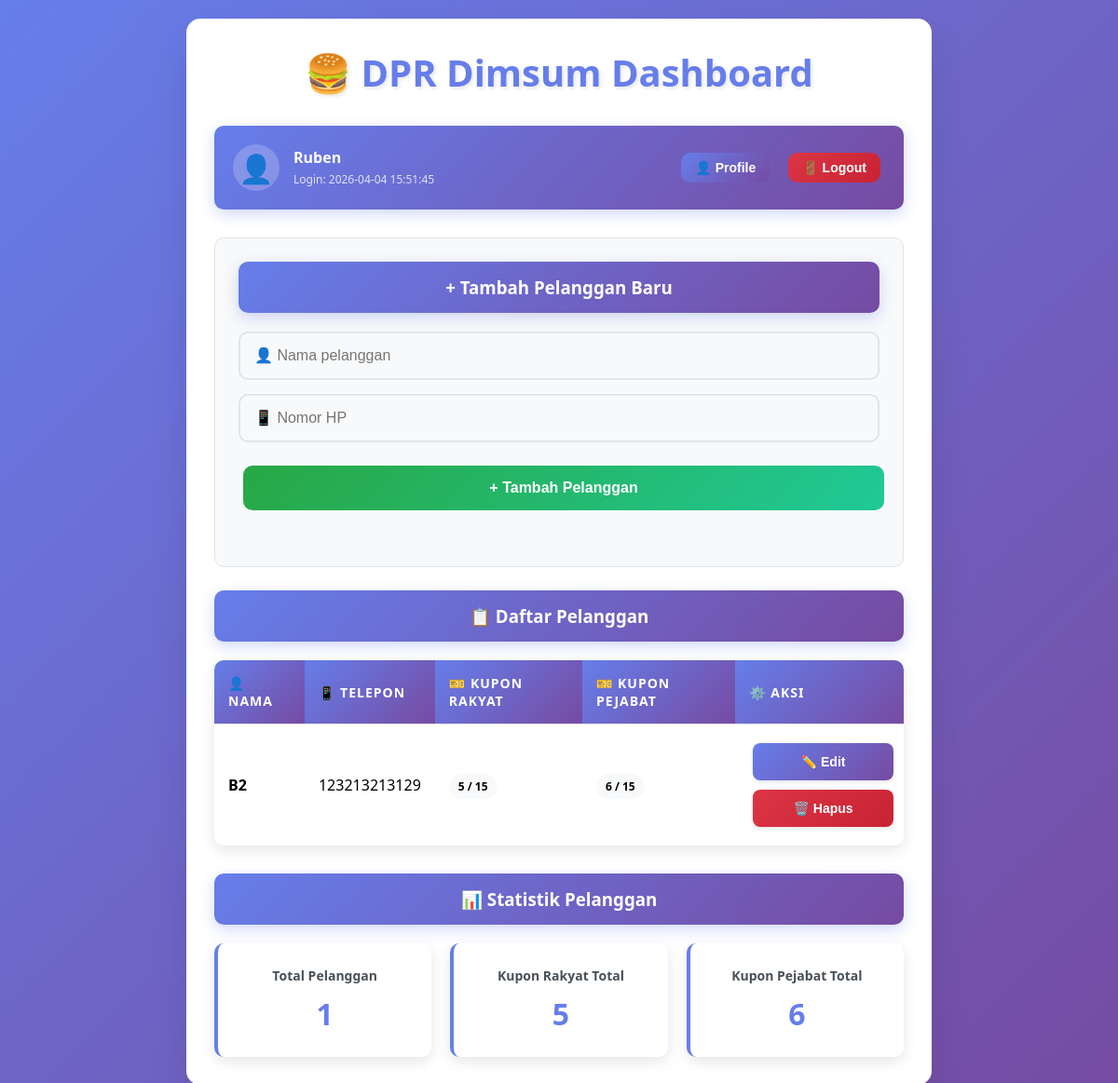
The app's page /dashboard (signed in), older data.
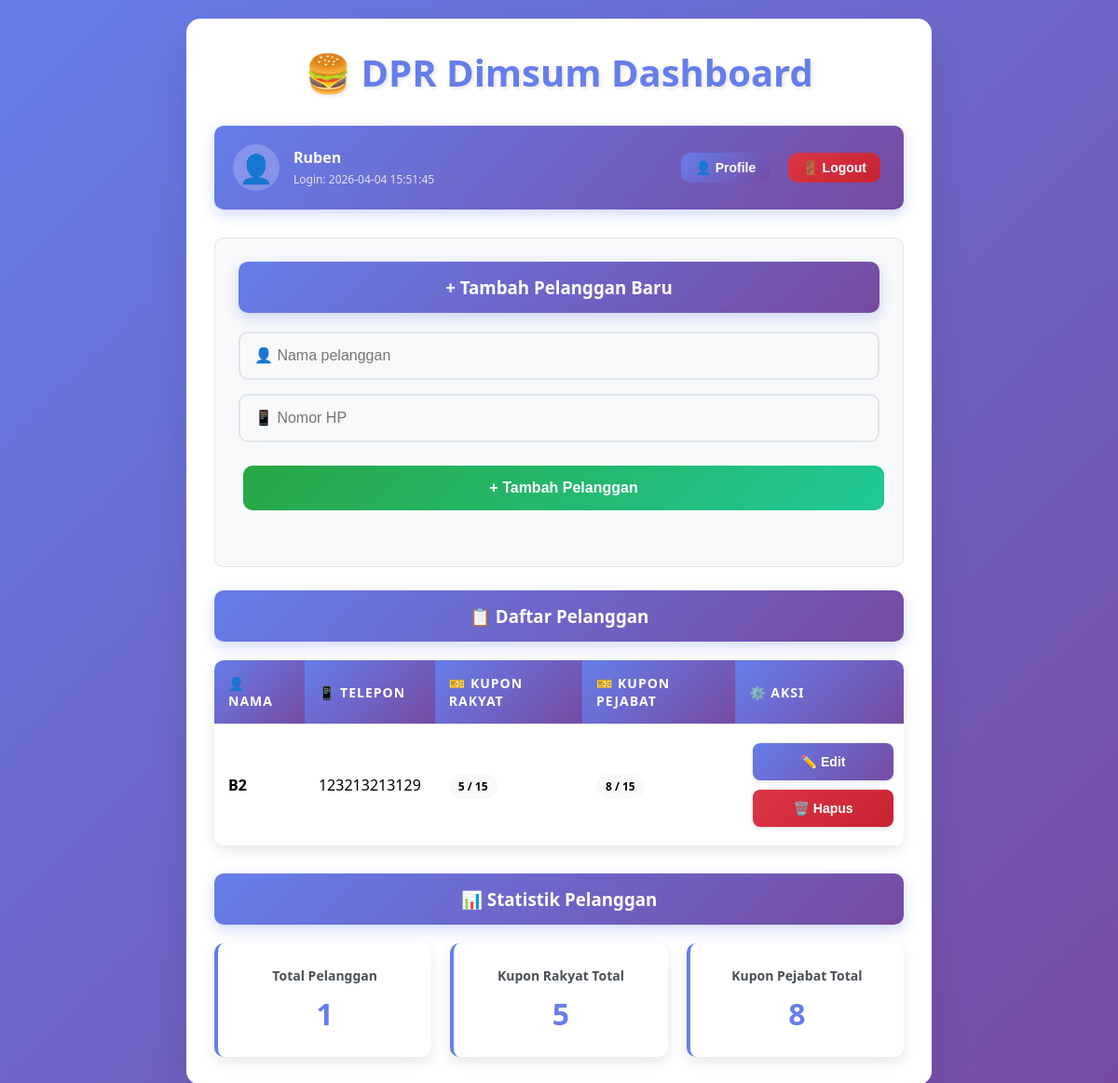
The same page, newer data.
### tables this page shows
CREATE TABLE customers(
        id INTEGER PRIMARY KEY AUTOINCREMENT,
        name TEXT,
        phone TEXT,
        rakyat INTEGER DEFAULT 0,
        pejabat INTEGER DEFAULT 0
    );

### app.py (the view)
@app.route("/dashboard")
def dashboard():
    if not is_logged_in():
        return redirect("/")
    db = get_db()
    customers = db.execute("SELECT * FROM customers ORDER BY name").fetchall()
    current_user = get_current_user()
    return render_template("dashboard.html", customers=customers, user=current_user)

### app.py (called while the page is built)
def get_db():
    conn = sqlite3.connect("database.db")
    conn.row_factory = sqlite3.Row
    return conn

def is_logged_in():
    return "login" in session and session.get("login", False)

def get_current_user():
    if is_logged_in():
        return {
            "username": session.get("username"),
            "full_name": session.get("full_name"),
            "last_login": session.get("last_login"),
        }
    return None

### templates/dashboard.html (shortened to what this page needs)
<!DOCTYPE html>
<html lang="id">
<head>
    <link rel="stylesheet" href="/static/style.css">
</head>
<body>
    <div class="container">
        <h1>🍔 DPR Dimsum Dashboard</h1>
        <div class="user-bar">
            <div class="user-info">
                <span class="user-avatar">👤</span>
                <div class="user-details">
                    <strong>{{user.full_name}}</strong>
                    <small>Login: {{user.last_login}}</small>
                </div>
            </div>
            <div class="user-actions">
                <a href="/profile" class="profile-btn">
                    <button>👤 Profile</button>
                </a>
                <a href="/logout" class="logout-btn">
                    <button class="delete-btn">🚪 Logout</button>
                </a>
            </div>
        </div>
        <div class="form-section">
            <h3><b>+</b> Tambah Pelanggan Baru</h3>
            <form action="/add_customer" method="post">
                <input type="text" name="name" placeholder="👤 Nama pelanggan" required>
                <input type="text" name="phone" placeholder="📱 Nomor HP" required>
                <button type="submit"><b>+</b> Tambah Pelanggan</button>
            </form>
        </div>
        <h3>📋 Daftar Pelanggan</h3>
        <table>
            <tr>
                <th>👤 Nama</th>
                <th>📱 Telepon</th>
                <th>🎫 Kupon Rakyat</th>
                <th>🎫 Kupon Pejabat</th>
                <th>⚙️ Aksi</th>
            </tr>
            {% for c in customers %}
            <tr>
                <td><strong>{{c.name}}</strong></td>
                <td>{{c.phone}}</td>
                <td>
                    <span class="coupon-badge {% if c.rakyat >= 15 %}coupon-complete{% endif %}">
                        {{c.rakyat}} / 15
                    </span>
                </td>
                <td>
                    <span class="coupon-badge {% if c.pejabat >= 15 %}coupon-complete{% endif %}">
                        {{c.pejabat}} / 15
                    </span>
                </td>
                <td>
                    <a href="/edit_customer/{{c.id}}">
                        <button>✏️ Edit</button>
                    </a>
                    <a href="/delete_customer/{{c.id}}"
                        onclick="return confirm('Apakah Anda yakin ingin menghapus {{c.name}}?')">
                        <button class="delete-btn">🗑️ Hapus</button>
                    </a>
                </td>
            </tr>
            {% endfor %}
        </table>
        <div class="stats-section">
            <h3>📊 Statistik Pelanggan</h3>
            <div class="stats-grid">
                <div class="stat-card">
                    <h4>Total Pelanggan</h4>
                    <span class="stat-number">{{customers|length}}</span>
                </div>
                <div class="stat-card">
                    <h4>Kupon Rakyat Total</h4>
                    <span class="stat-number">{{customers|sum(attribute='rakyat')}}</span>
                </div>
                <div class="stat-card">
                    <h4>Kupon Pejabat Total</h4>
                    <span class="stat-number">{{customers|sum(attribute='pejabat')}}</span>
                </div>
            </div>
        </div>
    </div>
</body>
</html>

### static/style.css (style rules this page uses)
* { margin: 0; padding: 0; box-sizing: border-box; }
body { font-family: "Segoe UI", Tahoma, Geneva, Verdana, sans-serif; background: linear-gradient(135deg, #667eea 0%, #764ba2 100%); min-height: 100vh; padding: 20px; }
.container { max-width: 800px; margin: 0 auto; background: white; border-radius: 15px; box-shadow: 0 20px 40px rgba(0, 0, 0, 0.1); padding: 30px; animation: slideIn 0.5s ease-out; }
h1, h2, h3 { color: hsl(0, 48%, 49%); margin-bottom: 20px; font-weight: 600; }
h1 { text-align: center; color: #667eea; font-size: 2.5em; margin-bottom: 30px; text-shadow: 2px 2px 4px rgba(0, 0, 0, 0.1); }
h3 { background: linear-gradient(135deg, #667eea, #764ba2); color: white; padding: 15px; border-radius: 10px; text-align: center; margin-bottom: 20px; box-shadow: 0 5px 15px rgba(102, 126, 234, 0.3); }
form { margin-bottom: 30px; }
input[type="text"], input[type="password"] { width: 100%; padding: 15px; border: 2px solid #e1e5e9; border-radius: 10px; font-size: 16px; margin-bottom: 15px; transition: all 0.3s ease; background: #f8f9fa; }
input[type="text"]:placeholder { color: #adb5bd; }
button { background: linear-gradient(135deg, #667eea, #764ba2); color: white; border: none; padding: 15px 30px; border-radius: 10px; font-size: 16px; font-weight: 600; cursor: pointer; transition: all 0.3s ease; margin: 5px; }
button[type="submit"] { background: linear-gradient(135deg, #28a745, #20c997); width: 100%; margin-top: 10px; }
button.delete-btn { background: linear-gradient(135deg, #dc3545, #c82333); }
table { width: 100%; border-collapse: collapse; margin: 20px 0; background: white; border-radius: 10px; overflow: hidden; box-shadow: 0 5px 15px rgba(0, 0, 0, 0.1); }
th, td { padding: 15px; text-align: left; border-bottom: 1px solid #e1e5e9; }
th { background: linear-gradient(135deg, #667eea, #764ba2); color: white; font-weight: 600; text-transform: uppercase; font-size: 14px; letter-spacing: 1px; }
tr:last-child td { border-bottom: none; }
td a { text-decoration: none; margin-right: 5px; }
td button { padding: 8px 15px; font-size: 12px; margin: 2px; }
.form-section { background: #f8f9fa; padding: 25px; border-radius: 10px; margin-bottom: 25px; border: 1px solid #e1e5e9; }

### templates/dashboard.html (style rules this page uses)
.user-bar { background: linear-gradient(135deg, #667eea, #764ba2); color: white; padding: 20px; border-radius: 10px; margin-bottom: 30px; display: flex; justify-content: space-between; align-items: center; box-shadow: 0 5px 15px rgba(102, 126, 234, 0.3); }
.user-info { display: flex; align-items: center; gap: 15px; }
.user-avatar { font-size: 30px; background: rgba(255, 255, 255, 0.2); width: 50px; height: 50px; border-radius: 50%; display: flex; align-items: center; justify-content: center; }
.user-details strong { display: block; font-size: 16px; }
.user-details small { opacity: 0.8; font-size: 12px; }
.user-actions { display: flex; gap: 10px; }
.user-actions button { padding: 8px 15px; font-size: 14px; }
.stats-section { margin-top: 30px; }
.stats-grid { display: grid; grid-template-columns: repeat(auto-fit, minmax(200px, 1fr)); gap: 20px; margin-top: 20px; }
.stat-card { background: white; padding: 25px; border-radius: 10px; box-shadow: 0 5px 15px rgba(0, 0, 0, 0.1); text-align: center; border-left: 4px solid #667eea; }
.stat-card h4 { color: #495057; margin-bottom: 10px; font-size: 14px; }
.stat-number { font-size: 32px; font-weight: bold; color: #667eea; }
.coupon-badge { background: #f8f9fa; padding: 5px 10px; border-radius: 15px; font-size: 12px; font-weight: bold; }
table td:last-child { text-align: center; vertical-align: middle; }
table td:last-child a { display: inline-block; margin: 3px 2px; width: 100%; }
table td:last-child button { width: 100%; padding: 12px 8px; font-size: 14px; font-weight: 600; border-radius: 8px; border: none; cursor: pointer; transition: all 0.3s ease; box-shadow: 0 2px 5px rgba(0, 0, 0, 0.1); white-space: nowrap; overflow: hidden; text-overflow: ellipsis; }
table td:last-child button:not(.delete-btn) { background: linear-gradient(135deg, #667eea, #764ba2); color: white; }
table td:last-child button.delete-btn { background: linear-gradient(135deg, #dc3545, #c82333); color: white; }

Row changes from the older to the newer data that the page shows:
changed customers: pejabat "6" → "8"
Text that changed along with them:
{{ customers|sum(attribute='pejabat') }}: "6" → "8"
